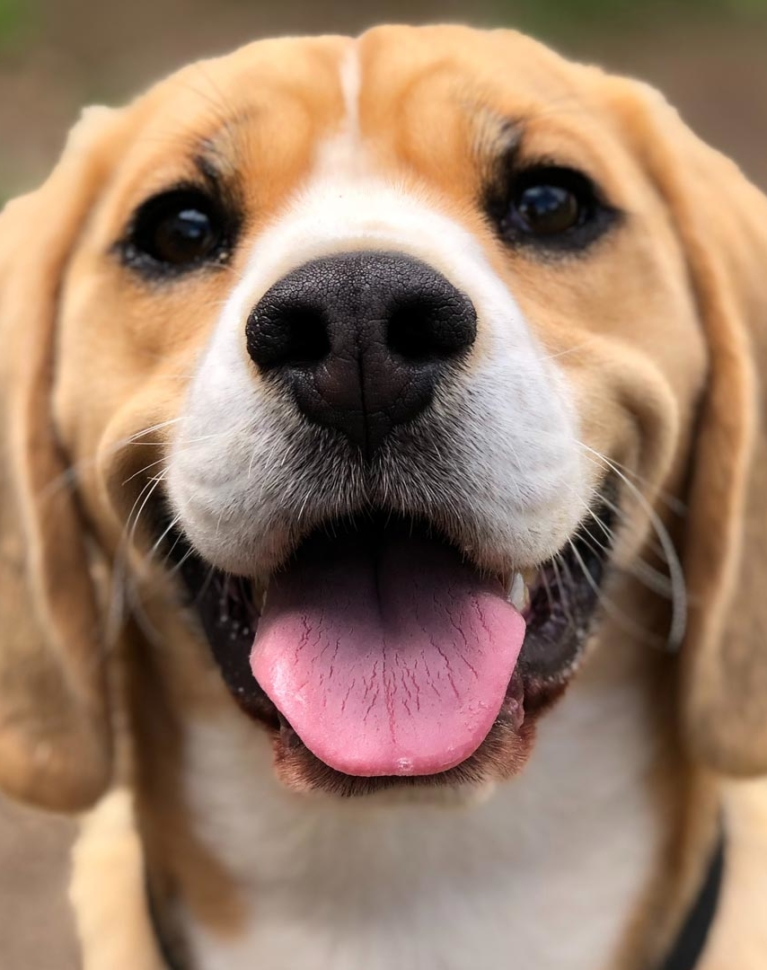
#> input picture Clase23/perro.jpg, 767 x 970 px
$ jupyter execute 1-MLP_CNN.ipynb   (shell and % lines are left out)
#> lines starting #> are read from the running program, lines starting #| are printed output that depends on the picture
# Redes Neuronales

<a href="https://colab.research.google.com/github/andrescastro-itm/IA_ITM_2025-2/blob/main/Clase23/1-MLP_CNN.ipynb" target="_parent"></a>

## Red Neuronal Densamente Conectada (Fully Connected Neural Networks)

[cell 1]
#!pip install opencv-python

[cell 2]

import cv2

import matplotlib.pyplot as plt

import numpy as np

# Redes Neuronales Convolucionales

## Convoluciones como máscaras

[cell 3]
# convolution_kernel = np.array([[-1, 0, 1],
#                                [-2, 0, 2],
#                                [-1, 0, 1]])

# convolution_kernel = np.array([[1, 0, -1],
#                                [2, 0, -2],
#                                [1, 0, -1]])

# convolution_kernel = np.array([[-1, -2, -1],
#                                [0, 0, 0],
#                                [1, 2, 1]])

# convolution_kernel = np.array([[1, 2, 1],
#                                [0, 0, 0],
#                                [-1, -2, -1]])

convolution_kernel = np.array([[-1, -1, -1],
                               [-1, 8, -1],
                               [-1, -1, -1]])

# convolution_kernel = np.array([[3, 0, -3],
#                                [10, 0, -10],
#                                [3, 0, -3]])

# convolution_kernel = np.array([[0, 1, 0],
#                                [1, -4, 1],
#                                [0, 1, 0]])

image = cv2.imread('perro.jpg')
#> image is the input picture: shape (970, 767, 3); mean B, G, R 103.8, 124.8, 154
image = cv2.cvtColor(src=image, code=cv2.COLOR_BGR2GRAY)
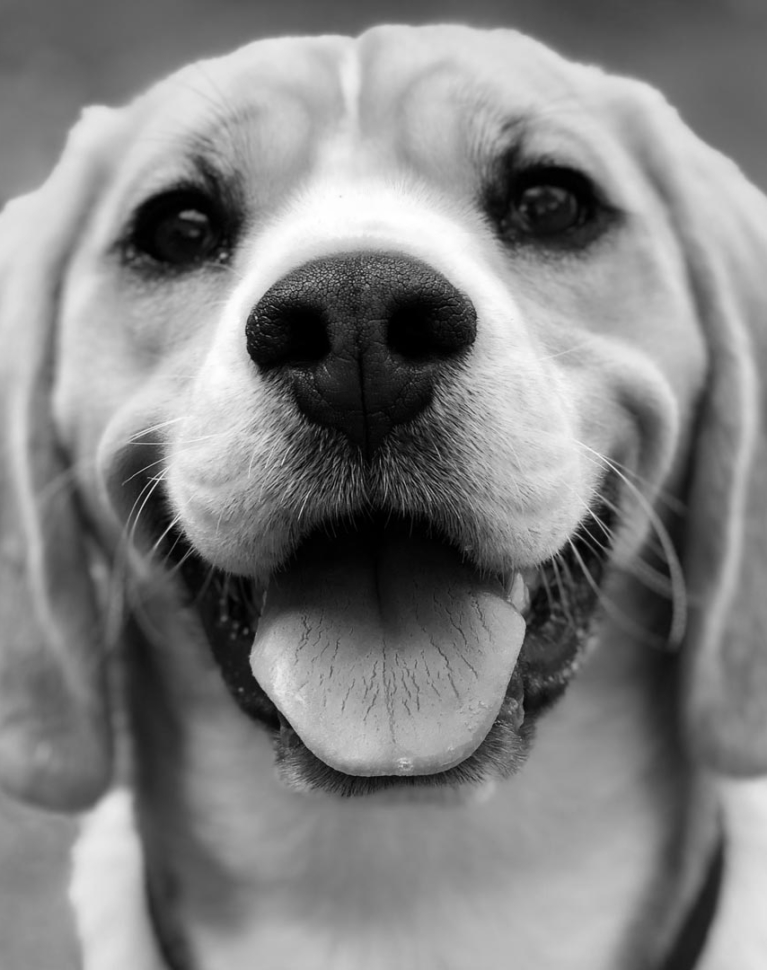
#> image: shape (970, 767); min 0, max 255, mean 131.2
result = cv2.filter2D(image, -1, convolution_kernel)
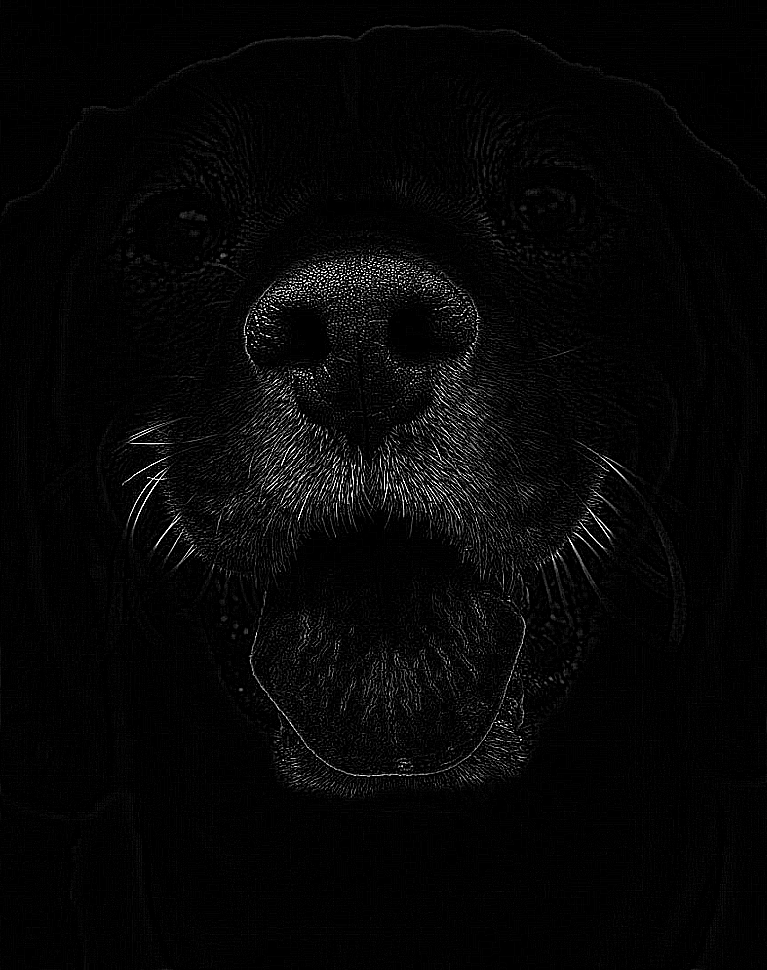
#> result: shape (970, 767); min 0, max 255, mean 6.3

plt.subplot(121)
plt.imshow(image, cmap='gray')
plt.axis('off')

plt.subplot(122)
plt.imshow(result,cmap='gray')
plt.axis('off')
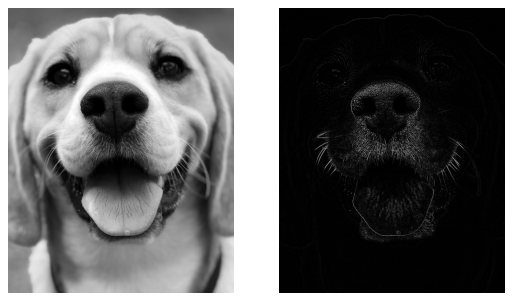
#> figure drawn by matplotlib, 2 panels
